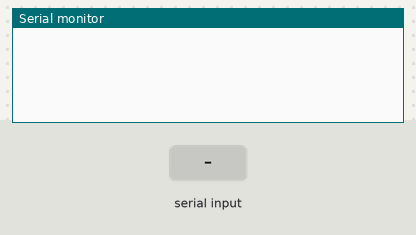
Bench run of a sketch on a simulated Arduino Mega 2560, built with avr-gcc and run on an emulated ATmega2560. On the bench: the last lines printed to the serial monitor. The test bench sets the inputs (shaded band).

Above: at 1.2 s.
1.3 s: "0" received over the second serial link
At 2.5 s:
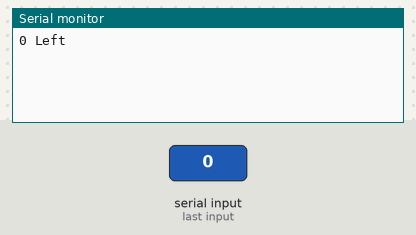
2.8 s: "1" received over the second serial link
At 3.9 s:
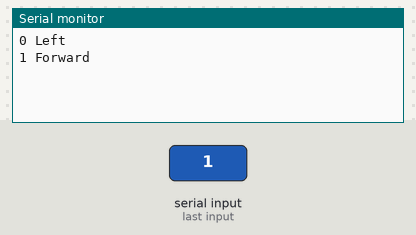
4.3 s: "2" received over the second serial link
At 5.0 s:
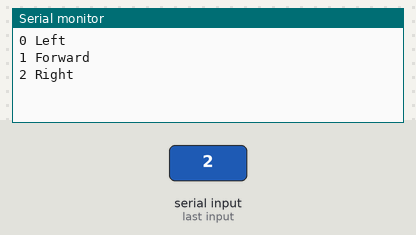
5.8 s: "3" received over the second serial link
At 6.2 s:
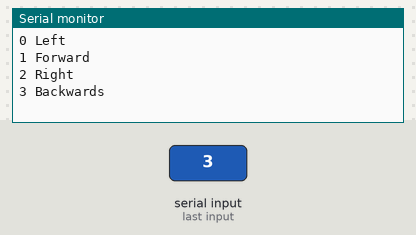
7.3 s: "4" received over the second serial link
At 8.5 s:
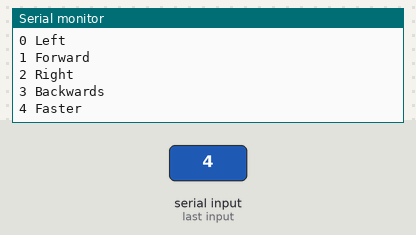
8.8 s: "5" received over the second serial link
At 9.6 s:
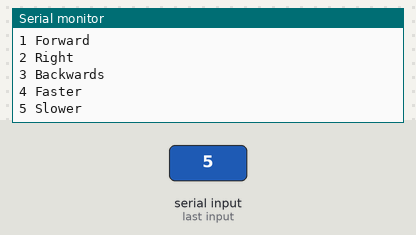

Measured:
- after the input at 1.3 s, the serial monitor: prints a new line at once (image 1)
- after the input at 2.8 s, the serial monitor: prints a new line at once (image 2)
- after the input at 4.3 s, the serial monitor: prints a new line at once (image 3)
- after the input at 5.8 s, the serial monitor: prints a new line at once (image 4)
- after the input at 7.3 s, the serial monitor: prints a new line at once (image 5)
- after the input at 8.8 s, the serial monitor: prints a new line at once (image 6)

The sketch:

Bluetooth_V1_standard.ino
```cpp
/* Standaard programma voor het uitlezen van data via BT.
De ontvangen data wordt geprint op de Seriële monitor.
De pinnen Rx1 en Tx1 op Mega kunnen worden gebruikt door Serial1. te gebruiken
BT-Rx ==> Mega-Tx1
BT-Tx ==> Mega-Rx1
*/

char bluetoothValue;

void setup()   {//Here the code only runs once.

  Serial.begin(9600);
  Serial1.begin(9600);
}

void loop() {

while(Serial1.available()>0){

bluetoothValue = Serial1.read();

Serial.print(bluetoothValue);
//Serial.print("\n");
delay(10);

  if(bluetoothValue =='0'){
      Serial.println(" Left ");
  }else if(bluetoothValue == '1'){
      Serial.println(" Forward ");
  }else if(bluetoothValue == '2'){
      Serial.println(" Right ");
  }else if(bluetoothValue == '3'){
      Serial.println(" Backwards ");
  }else if(bluetoothValue == '4'){
      Serial.println(" Faster");
  }else if(bluetoothValue == '5'){
      Serial.println(" Slower");
  }else if(bluetoothValue == '6'){
      Serial.println(" Left rotation");
  }else if(bluetoothValue == '7'){
      Serial.println(" Stop");
  }else if (bluetoothValue == '8'){
      Serial.println(" Right rotation");
    }
}
}
```
